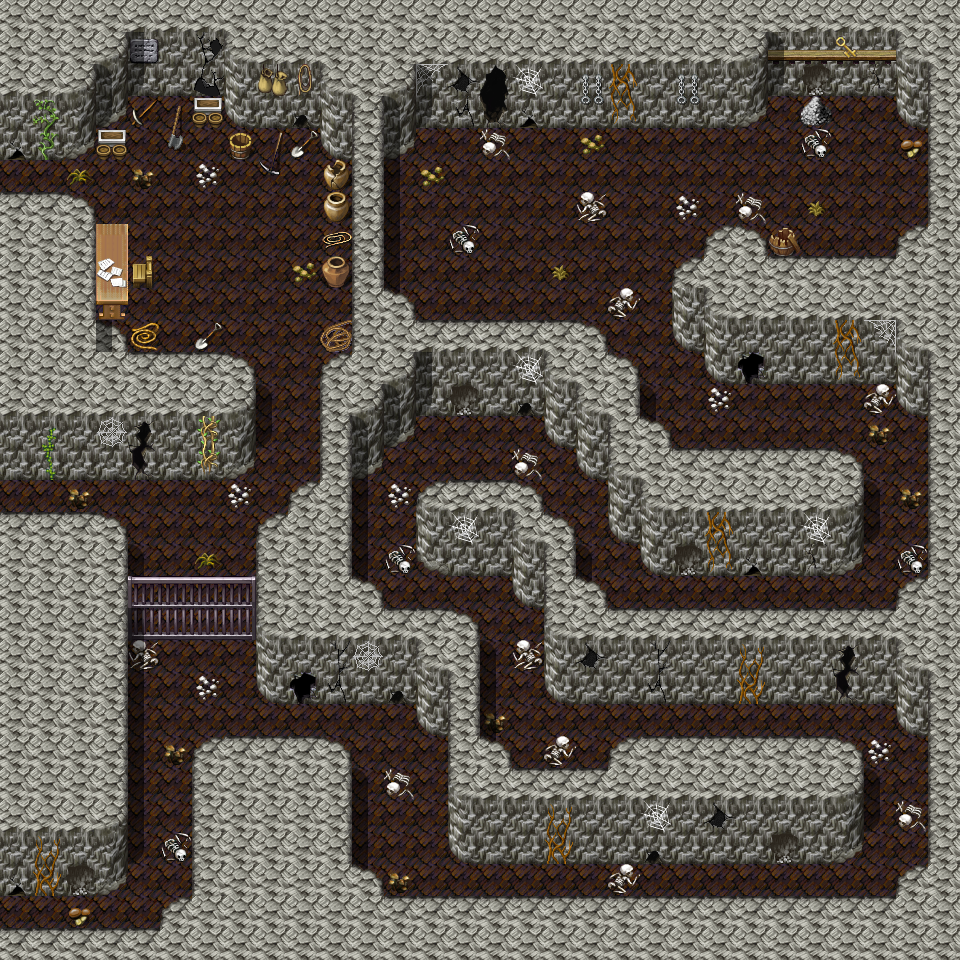

Tiled map render using the project's own tile images. Description and the map definition, with tile-layer contents summarised, below:
An orthogonal 30x30 tile map with 32x32 px tiles, 3 tile layers (Ground, Objects, Above), 5 hidden layers not drawn, 25 tilesets and 27 objects (14x spawn, 5x script, 3x mapchange, 3x replace, 2x key).

<map version="1.0" orientation="orthogonal" width="30" height="30" tilewidth="32" tileheight="32">
    <tileset firstgid="1" name="map_3" tilewidth="32" tileheight="32">
        <image source="../drawable/map_3.png" width="256" height="256" />
    </tileset>
    <tileset firstgid="65" name="map_4" tilewidth="32" tileheight="32">
        <image source="../drawable/map_4.png" width="256" height="256" />
    </tileset>
    <tileset firstgid="129" name="map_5" tilewidth="32" tileheight="32">
        <image source="../drawable/map_5.png" width="256" height="256" />
    </tileset>
    <tileset firstgid="193" name="map_6" tilewidth="32" tileheight="32">
        <image source="../drawable/map_6.png" width="256" height="256" />
    </tileset>
    <tileset firstgid="257" name="map_9" tilewidth="32" tileheight="32">
        <image source="../drawable/map_9.png" width="256" height="256" />
    </tileset>
    <tileset firstgid="321" name="map_18" tilewidth="32" tileheight="32">
        <image source="../drawable/map_18.png" width="256" height="256" />
    </tileset>
    <tileset firstgid="385" name="map_27" tilewidth="32" tileheight="32">
        <image source="../drawable/map_27.png" width="256" height="256" />
    </tileset>
    <tileset firstgid="449" name="map_7" tilewidth="32" tileheight="32">
        <image source="../drawable/map_7.png" width="256" height="256" />
    </tileset>
    <tileset firstgid="513" name="map_1" tilewidth="32" tileheight="32">
        <image source="../drawable/map_1.png" width="256" height="256" />
    </tileset>
    <tileset firstgid="577" name="map_10" tilewidth="32" tileheight="32">
        <image source="../drawable/map_10.png" width="256" height="256" />
    </tileset>
    <tileset firstgid="641" name="map_2" tilewidth="32" tileheight="32">
        <image source="../drawable/map_2.png" width="256" height="256" />
    </tileset>
    <tileset firstgid="705" name="map_35" tilewidth="32" tileheight="32">
        <image source="../drawable/map_35.png" width="256" height="256" />
    </tileset>
    <tileset firstgid="769" name="map_19" tilewidth="32" tileheight="32">
        <image source="../drawable/map_19.png" width="256" height="256" />
    </tileset>
    <tileset firstgid="833" name="map_23" tilewidth="32" tileheight="32">
        <image source="../drawable/map_23.png" width="256" height="256" />
    </tileset>
    <tileset firstgid="897" name="map_16" tilewidth="32" tileheight="32">
        <image source="../drawable/map_16.png" width="256" height="256" />
    </tileset>
    <tileset firstgid="961" name="map_0" tilewidth="32" tileheight="32">
        <image source="../drawable/map_0.png" width="256" height="256" />
    </tileset>
    <tileset firstgid="1025" name="map_8" tilewidth="32" tileheight="32">
        <image source="../drawable/map_8.png" width="256" height="256" />
    </tileset>
    <tileset firstgid="1089" name="map_11" tilewidth="32" tileheight="32">
        <image source="../drawable/map_11.png" width="256" height="256" />
    </tileset>
    <tileset firstgid="1153" name="map_20" tilewidth="32" tileheight="32">
        <image source="../drawable/map_20.png" width="256" height="256" />
    </tileset>
    <tileset firstgid="1217" name="map_26" tilewidth="32" tileheight="32">
        <image source="../drawable/map_26.png" width="256" height="256" />
    </tileset>
    <tileset firstgid="1281" name="map_25" tilewidth="32" tileheight="32">
        <image source="../drawable/map_25.png" width="256" height="256" />
    </tileset>
    <tileset firstgid="1345" name="map_12" tilewidth="32" tileheight="32">
        <image source="../drawable/map_12.png" width="256" height="256" />
    </tileset>
    <tileset firstgid="1409" name="map_22" tilewidth="32" tileheight="32">
        <image source="../drawable/map_22.png" width="256" height="256" />
    </tileset>
    <tileset firstgid="1473" name="map_24" tilewidth="32" tileheight="32">
        <image source="../drawable/map_24.png" width="256" height="256" />
    </tileset>
    <tileset firstgid="1537" name="map_32" tilewidth="32" tileheight="32">
        <image source="../drawable/map_32.png" width="256" height="256" />
    </tileset>
    <layer name="Ground" width="30" height="30">
        <data>[900 cells, 900 non-empty, 14 distinct tile ids]</data>
    </layer>
    <layer name="Objects" width="30" height="30">
        <data>[900 cells, 194 non-empty, 75 distinct tile ids]</data>
    </layer>
    <layer name="Objects2" width="30" height="30" visible="0">
        <data>[900 cells, 13 non-empty, 13 distinct tile ids]</data>
    </layer>
    <layer name="Above" width="30" height="30">
        <data>[900 cells, 61 non-empty, 10 distinct tile ids]</data>
    </layer>
    <layer name="Above2" width="30" height="30" visible="0">
        <data>[900 cells, 3 non-empty, 3 distinct tile ids]</data>
    </layer>
    <layer name="Top" width="30" height="30" visible="0">
        <data>[900 cells, 5 non-empty, 3 distinct tile ids]</data>
    </layer>
    <layer name="Walkable" width="30" height="30" visible="0">
        <data>[900 cells, 584 non-empty, 1 distinct tile ids]</data>
    </layer>
    <layer name="Walkable2" width="30" height="30" visible="0">
        <data>[900 cells, 15 non-empty, 1 distinct tile ids]</data>
    </layer>
    <objectgroup name="Mapevents" visible="0">
        <object name="west1" type="mapchange" x="0" y="896" width="32" height="32">
            <properties>
                <property name="map" value="lakecave0" />
                <property name="place" value="east" />
            </properties>
        </object>
        <object name="west2" type="mapchange" x="0" y="480" width="32" height="32">
            <properties>
                <property name="map" value="lakecave1" />
                <property name="place" value="east1" />
            </properties>
        </object>
        <object name="west3" type="mapchange" x="0" y="160" width="32" height="32">
            <properties>
                <property name="map" value="lakecave1" />
                <property name="place" value="east2" />
            </properties>
        </object>
        <object name="script_grow_lakecave1_damerilias_0" type="script" x="32" y="160" width="32" height="32">
            <properties>
                <property name="when" value="step" />
            </properties>
        </object>
        <object name="script_grow_lakecave1_damerilias_0" type="script" x="32" y="480" width="32" height="32">
            <properties>
                <property name="when" value="step" />
            </properties>
        </object>
        <object name="lakecave2_script_keycheck3" type="script" x="864" y="96" width="32" height="32" />
        <object name="lakecave2_script_keycheck1" type="script" x="640" y="64" width="288" height="160" />
        <object name="script_lakecave_cleared" type="script" x="32" y="96" width="896" height="832">
            <properties>
                <property name="when" value="step" />
            </properties>
        </object>
    </objectgroup>
    <objectgroup name="Spawn" visible="0">
        <object name="lakecave2_1" type="spawn" x="64" y="96" width="288" height="512">
            <properties>
                <property name="quantity" value="2" />
                <property name="spawngroup" value="scorpion_1" />
            </properties>
        </object>
        <object name="lakecave2_2" type="spawn" x="864" y="128" width="64" height="64">
            <properties>
                <property name="spawngroup" value="cave_troll_5" />
            </properties>
        </object>
        </objectgroup>
    <objectgroup name="Keys" visible="0">
        <!-- 2 objects omitted --></objectgroup>
    <objectgroup name="Replace" visible="0">
        <!-- 3 objects omitted --></objectgroup>
</map>
<!-- 17 of 27 objects omitted -->
